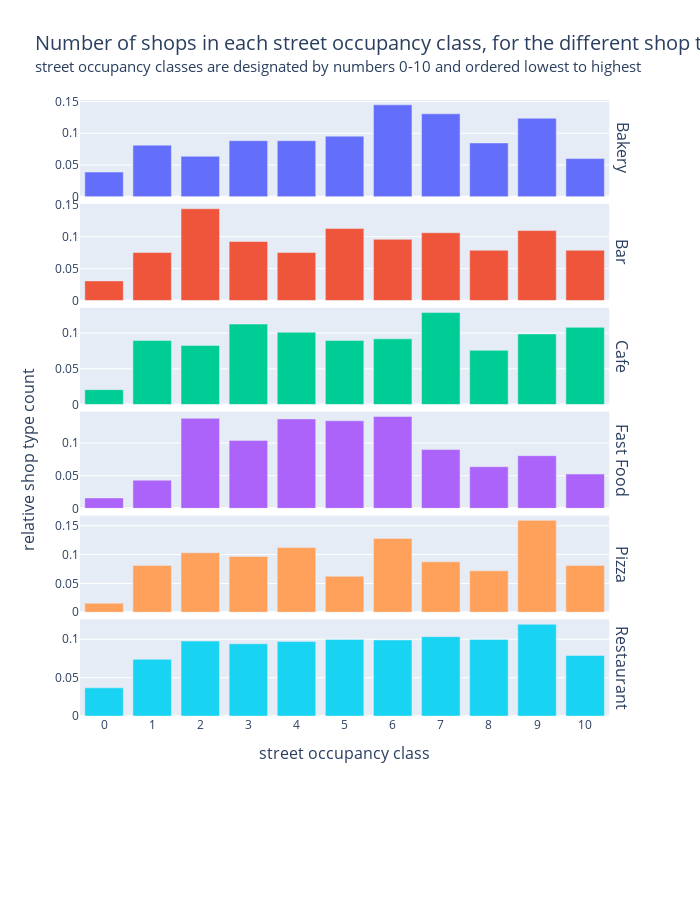

The notebook cell saved with this chart:
### Code cell
# initialize figure
# n rows
len_columns = len(
    shops_per_type_by_street_occupancy.index
)
nrows = int(
    (len_columns + 1)
)

# figure
fig = (
    plotly.subplots.make_subplots(
        rows=nrows,
        cols=1,
        shared_yaxes=True,
        shared_xaxes=True,
        vertical_spacing=0.01,
#         row_heights=[100]*nrows,
        row_titles=[i for i in shops_per_type_by_street_occupancy.index]
    )
)

# figure layout
fig.update_layout(
    title=(
        "<span style='font-size:20'>"
        "Number of shops in each street occupancy class, "
        "for the different shop types<br>"
        "</span>"
        "<span style='font-size: 15'>"
        "street occupancy classes are designated "
        "by numbers 0-10 and ordered lowest to highest"
        "</span>"
    ),
    height=len_columns*150,
    width=700
)

# bar plots for each shop type
for i, shop_type in\
        enumerate(shops_per_type_by_street_occupancy.index):
    data_series = (
        shops_per_type_by_street_occupancy.loc[shop_type]
        / shops_per_type_by_street_occupancy.loc[shop_type].sum()
    )
    fig.add_trace(
        go.Bar(
            x=data_series.index,
            y=data_series.values,
            width=0.8,
        ),
        row=i+1,
        col=1,
    )
   

# x axis setup (use last subplot to access labels)
# x ticks
fig['layout']['xaxis6']['showticklabels'] = True
# x label
fig['layout']['xaxis6']['title'] = {
    'text': 'street occupancy class',
    'font_size': 16
}

# y label
fig.add_annotation(
    {
        'font' : {'size': 16},
        'showarrow': False,
        'text': 'relative shop type count',
        'textangle': 270,
        'x': -0.12,
        'xanchor': 'left',
        'xref': 'paper',
        'y': 0.5,
        'yanchor': 'middle',
        'yref': 'paper'
    }
)
fig.update_traces(
    showlegend=False
)

### Figure 1 — Plotly figure (JSON) as saved in the notebook; plotly's stock layout.template omitted (floating-point values rounded to 4 significant figures)
{"data": [{"showlegend": false, "type": "bar", "width": 0.8, "x": ["0", "1", "2", "3", "4", "5", "6", "7", "8", "9", "10"], "xaxis": "x", "y": [0.03887, 0.08127, 0.0636, 0.08834, 0.08834, 0.09541, 0.1449, 0.1307, 0.08481, 0.1237, 0.06007], "yaxis": "y"}, {"showlegend": false, "type": "bar", "width": 0.8, "x": ["0", "1", "2", "3", "4", "5", "6", "7", "8", "9", "10"], "xaxis": "x2", "y": [0.03082, 0.07534, 0.1438, 0.09247, 0.07534, 0.113, 0.09589, 0.1062, 0.07877, 0.1096, 0.07877], "yaxis": "y2"}, {"showlegend": false, "type": "bar", "width": 0.8, "x": ["0", "1", "2", "3", "4", "5", "6", "7", "8", "9", "10"], "xaxis": "x3", "y": [0.02069, 0.08966, 0.08276, 0.1126, 0.1011, 0.08966, 0.09195, 0.1287, 0.07586, 0.09885, 0.108], "yaxis": "y3"}, {"showlegend": false, "type": "bar", "width": 0.8, "x": ["0", "1", "2", "3", "4", "5", "6", "7", "8", "9", "10"], "xaxis": "x4", "y": [0.01595, 0.04315, 0.1379, 0.1041, 0.137, 0.1341, 0.1407, 0.09006, 0.06379, 0.08068, 0.05253], "yaxis": "y4"}, {"showlegend": false, "type": "bar", "width": 0.8, "x": ["0", "1", "2", "3", "4", "5", "6", "7", "8", "9", "10"], "xaxis": "x5", "y": [0.01562, 0.08125, 0.1031, 0.09688, 0.1125, 0.0625, 0.1281, 0.0875, 0.07187, 0.1594, 0.08125], "yaxis": "y5"}, {"showlegend": false, "type": "bar", "width": 0.8, "x": ["0", "1", "2", "3", "4", "5", "6", "7", "8", "9", "10"], "xaxis": "x6", "y": [0.0368, 0.07402, 0.09759, 0.09414, 0.09704, 0.09979, 0.0991, 0.1034, 0.09979, 0.1195, 0.07884], "yaxis": "y6"}], "layout": {"annotations": [{"font": {"size": 16}, "showarrow": false, "text": "Bakery", "textangle": 90, "x": 0.98, "xanchor": "left", "xref": "paper", "y": 0.9329, "yanchor": "middle", "yref": "paper"}, {"font": {"size": 16}, "showarrow": false, "text": "Bar", "textangle": 90, "x": 0.98, "xanchor": "left", "xref": "paper", "y": 0.7886, "yanchor": "middle", "yref": "paper"}, {"font": {"size": 16}, "showarrow": false, "text": "Cafe", "textangle": 90, "x": 0.98, "xanchor": "left", "xref": "paper", "y": 0.6443, "yanchor": "middle", "yref": "paper"}, {"font": {"size": 16}, "showarrow": false, "text": "Fast Food", "textangle": 90, "x": 0.98, "xanchor": "left", "xref": "paper", "y": 0.5, "yanchor": "middle", "yref": "paper"}, {"font": {"size": 16}, "showarrow": false, "text": "Pizza", "textangle": 90, "x": 0.98, "xanchor": "left", "xref": "paper", "y": 0.3557, "yanchor": "middle", "yref": "paper"}, {"font": {"size": 16}, "showarrow": false, "text": "Restaurant", "textangle": 90, "x": 0.98, "xanchor": "left", "xref": "paper", "y": 0.2114, "yanchor": "middle", "yref": "paper"}, {"font": {"size": 16}, "showarrow": false, "text": "relative shop type count", "textangle": -90, "x": -0.12, "xanchor": "left", "xref": "paper", "y": 0.5, "yanchor": "middle", "yref": "paper"}], "height": 900, "title": {"text": "<span style='font-size:20'>Number of shops in each street occupancy class, for the different shop types<br></span><span style='font-size: 15'>street occupancy classes are designated by numbers 0-10 and ordered lowest to highest</span>"}, "width": 700, "xaxis": {"anchor": "y", "autorange": true, "domain": [0, 0.98], "matches": "x7", "range": [-0.5, 10.5], "showticklabels": false, "type": "category"}, "xaxis2": {"anchor": "y2", "autorange": true, "domain": [0, 0.98], "matches": "x7", "range": [-0.5, 10.5], "showticklabels": false, "type": "category"}, "xaxis3": {"anchor": "y3", "autorange": true, "domain": [0, 0.98], "matches": "x7", "range": [-0.5, 10.5], "showticklabels": false, "type": "category"}, "xaxis4": {"anchor": "y4", "autorange": true, "domain": [0, 0.98], "matches": "x7", "range": [-0.5, 10.5], "showticklabels": false, "type": "category"}, "xaxis5": {"anchor": "y5", "autorange": true, "domain": [0, 0.98], "matches": "x7", "range": [-0.5, 10.5], "showticklabels": false, "type": "category"}, "xaxis6": {"anchor": "y6", "autorange": true, "domain": [0, 0.98], "matches": "x7", "range": [-0.5, 10.5], "showticklabels": true, "title": {"font": {"size": 16}, "text": "street occupancy class"}, "type": "category"}, "xaxis7": {"anchor": "y7", "autorange": true, "domain": [0, 0.98], "range": [-0.5, 10.5]}, "yaxis": {"anchor": "x", "autorange": true, "domain": [0.8657, 1], "range": [0, 0.1525], "type": "linear"}, "yaxis2": {"anchor": "x2", "autorange": true, "domain": [0.7214, 0.8557], "range": [0, 0.1514], "type": "linear"}, "yaxis3": {"anchor": "x3", "autorange": true, "domain": [0.5771, 0.7114], "range": [0, 0.1355], "type": "linear"}, "yaxis4": {"anchor": "x4", "autorange": true, "domain": [0.4329, 0.5671], "range": [0, 0.1481], "type": "linear"}, "yaxis5": {"anchor": "x5", "autorange": true, "domain": [0.2886, 0.4229], "range": [0, 0.1678], "type": "linear"}, "yaxis6": {"anchor": "x6", "autorange": true, "domain": [0.1443, 0.2786], "range": [0, 0.1258], "type": "linear"}, "yaxis7": {"anchor": "x7", "domain": [0, 0.1343]}}}
